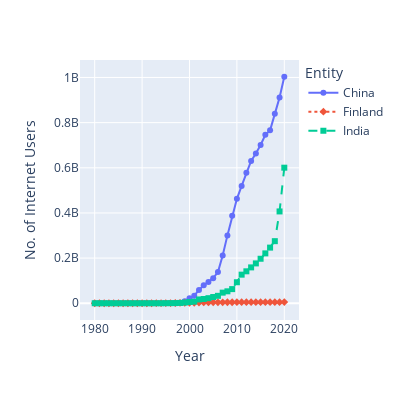

The notebook cell saved with this chart:
### Code cell
px.line(
    data_frame=df_country, x='Year', y='No. of Internet Users',
    width=400, height=400, line_dash='Entity', color='Entity',symbol='Entity'
)
# symbol='Entity' -> 각 나라별 데이터 점 모양 다르게

### Figure 1 — Plotly figure (JSON) as saved in the notebook; plotly's stock layout.template omitted (floating-point values rounded to 4 significant figures)
{"data": [{"hovertemplate": "Entity=China<br>Year=%{x}<br>No. of Internet Users=%{y}<extra></extra>", "legendgroup": "China", "line": {"color": "#636efa", "dash": "solid"}, "marker": {"symbol": "circle"}, "mode": "lines+markers", "name": "China", "orientation": "v", "showlegend": true, "type": "scatter", "x": [1980, 1981, 1982, 1983, 1984, 1985, 1986, 1987, 1988, 1989, 1990, 1991, 1992, 1993, 1994, 1995, 1996, 1997, 1998, 1999, 2000, 2001, 2002, 2003, 2004, 2005, 2006, 2007, 2008, 2009, 2010, 2011, 2012, 2013, 2014, 2015, 2016, 2017, 2018, 2019, 2020], "xaxis": "x", "y": [0, 0, 0, 0, 0, 0, 0, 0, 0, 0, 0, 0, 0, 2017, 14102, 60356, 160682, 400984, 2101421, 8890827, 22449303, 33595872, 58867578, 79910145, 94667627, 111218923, 138178103, 211442115, 300617785, 387007303, 462429626, 519767537, 578056810, 630253951, 663505855, 701038864, 745805312, 765779840, 838905119, 911554782, 1003218650], "yaxis": "y"}, {"hovertemplate": "Entity=Finland<br>Year=%{x}<br>No. of Internet Users=%{y}<extra></extra>", "legendgroup": "Finland", "line": {"color": "#EF553B", "dash": "dot"}, "marker": {"symbol": "diamond"}, "mode": "lines+markers", "name": "Finland", "orientation": "v", "showlegend": true, "type": "scatter", "x": [1980, 1981, 1982, 1983, 1984, 1985, 1986, 1987, 1988, 1989, 1990, 1991, 1992, 1993, 1994, 1995, 1996, 1997, 1998, 1999, 2000, 2001, 2002, 2003, 2004, 2005, 2006, 2007, 2008, 2009, 2010, 2011, 2012, 2013, 2014, 2015, 2016, 2017, 2018, 2019, 2020], "xaxis": "x", "y": [0, 0, 0, 0, 0, 0, 0, 0, 0, 0, 20000, 70066, 95139, 130134, 250104, 710019, 859931, 1000165, 1311708, 1668203, 1928058, 2236309, 3246727, 3608432, 3784653, 3907273, 4195094, 4272207, 4445687, 4403987, 4660153, 4779848, 4865982, 4977352, 4725802, 4735464, 4819506, 4817916, 4902695, 4947707, 5096511], "yaxis": "y"}, {"hovertemplate": "Entity=India<br>Year=%{x}<br>No. of Internet Users=%{y}<extra></extra>", "legendgroup": "India", "line": {"color": "#00cc96", "dash": "dash"}, "marker": {"symbol": "square"}, "mode": "lines+markers", "name": "India", "orientation": "v", "showlegend": true, "type": "scatter", "x": [1980, 1981, 1982, 1983, 1984, 1985, 1986, 1987, 1988, 1989, 1990, 1991, 1992, 1993, 1994, 1995, 1996, 1997, 1998, 1999, 2000, 2001, 2002, 2003, 2004, 2005, 2006, 2007, 2008, 2009, 2010, 2011, 2012, 2013, 2014, 2015, 2016, 2017, 2018, 2019, 2020], "xaxis": "x", "y": [0, 0, 0, 0, 0, 0, 0, 0, 0, 0, 0, 0, 1010, 2021, 10110, 252920, 455593, 709331, 1420073, 2842899, 5589912, 7122787, 16890688, 18845094, 22454138, 27573640, 32890943, 46992826, 52854988, 62650376, 93046022, 126642456, 141468081, 158809242, 176478273, 197107112, 220874988, 246463630, 274913663, 406634942, 600446441], "yaxis": "y"}], "layout": {"height": 400, "legend": {"title": {"text": "Entity"}, "tracegroupgap": 0}, "margin": {"t": 60}, "width": 400, "xaxis": {"anchor": "y", "domain": [0, 1], "title": {"text": "Year"}}, "yaxis": {"anchor": "x", "domain": [0, 1], "title": {"text": "No. of Internet Users"}}}}
